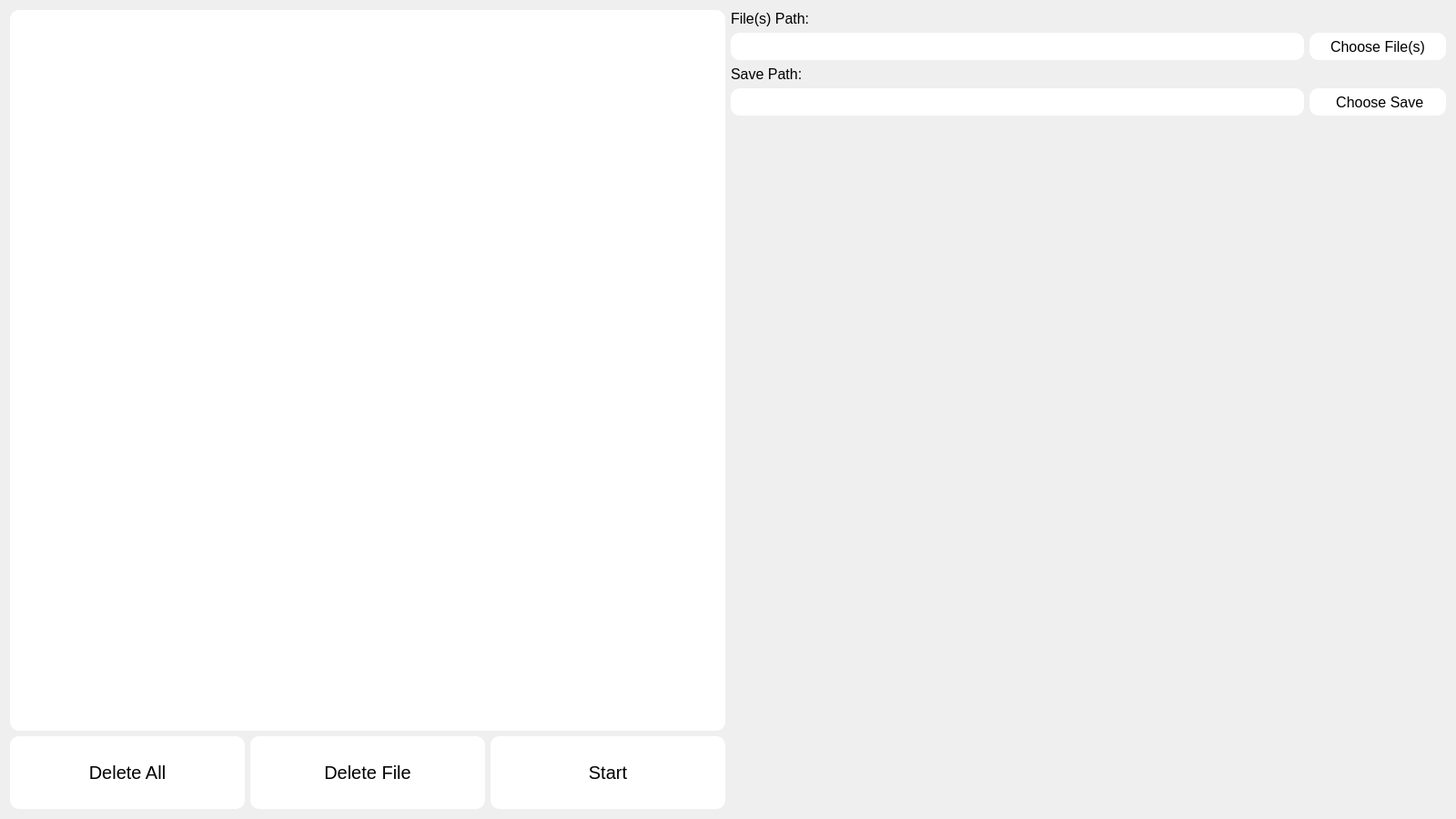
<?xml version="1.0" encoding="UTF-8"?>
<ui version="4.0">
 <class>Dialog</class>
 <widget class="QDialog" name="Dialog">
  <property name="geometry">
   <rect>
    <x>0</x>
    <y>0</y>
    <width>1600</width>
    <height>900</height>
   </rect>
  </property>
  <property name="windowTitle">
   <string>Dialog</string>
  </property>
  <property name="styleSheet">
   <string notr="true"/>
  </property>
  <layout class="QHBoxLayout" name="horizontalLayout">
   <item>
    <layout class="QVBoxLayout" name="verticalLayout_6">
     <item>
      <widget class="QListWidget" name="paths_list">
       <property name="focusPolicy">
        <enum>Qt::StrongFocus</enum>
       </property>
       <property name="styleSheet">
        <string notr="true">QListView {
	border: none;
	outline: none;
	border-radius: 10px;
   	background-color: white;
   	padding: 10px;
    color: #000;
}
QListView::item {
   	border: none;
	border-radius: 10px;
   	padding: 10px;
}
QListView::item:selected {
   	border: none;
   	border-radius: 10px;
   	color: black;
	background-color: #1b961f;
}
QListView::item:hover {
   	border: none;
   	border-radius: 10px;
   	color: black;
	background-color: #1b961f;
}</string>
       </property>
       <property name="frameShape">
        <enum>QFrame::NoFrame</enum>
       </property>
       <property name="lineWidth">
        <number>1</number>
       </property>
       <property name="selectionMode">
        <enum>QAbstractItemView::SingleSelection</enum>
       </property>
       <property name="selectionBehavior">
        <enum>QAbstractItemView::SelectRows</enum>
       </property>
       <property name="selectionRectVisible">
        <bool>false</bool>
       </property>
      </widget>
     </item>
     <item>
      <layout class="QHBoxLayout" name="horizontalLayout_4">
       <property name="sizeConstraint">
        <enum>QLayout::SetDefaultConstraint</enum>
       </property>
       <item>
        <widget class="QPushButton" name="delete_all_button">
         <property name="sizePolicy">
          <sizepolicy hsizetype="Expanding" vsizetype="Ignored">
           <horstretch>0</horstretch>
           <verstretch>0</verstretch>
          </sizepolicy>
         </property>
         <property name="minimumSize">
          <size>
           <width>150</width>
           <height>80</height>
          </size>
         </property>
         <property name="focusPolicy">
          <enum>Qt::NoFocus</enum>
         </property>
         <property name="styleSheet">
          <string notr="true">QPushButton {
    background-color: rgb(255, 255, 255);
    border-width: 0px;
    border-style: solid;
    border-radius: 10px;
    font-size: 20px;
    padding: 0px 10px;
    color: #000;
}

QPushButton:hover {
    border: none;
    border-radius: 10px;
    color: black;
    background-color: #1b961f;
}
</string>
         </property>
         <property name="text">
          <string>Delete All</string>
         </property>
        </widget>
       </item>
       <item>
        <widget class="QPushButton" name="delete_button">
         <property name="sizePolicy">
          <sizepolicy hsizetype="Expanding" vsizetype="Ignored">
           <horstretch>0</horstretch>
           <verstretch>0</verstretch>
          </sizepolicy>
         </property>
         <property name="minimumSize">
          <size>
           <width>150</width>
           <height>80</height>
          </size>
         </property>
         <property name="focusPolicy">
          <enum>Qt::NoFocus</enum>
         </property>
         <property name="styleSheet">
          <string notr="true">QPushButton {
    background-color: rgb(255, 255, 255);
    border-width: 0px;
    border-style: solid;
    border-radius: 10px;
    font-size: 20px;
    padding: 0px 10px;
    color: #000;
}

QPushButton:hover {
    border: none;
    border-radius: 10px;
    color: black;
    background-color: #1b961f;
}
</string>
         </property>
         <property name="text">
          <string>Delete File</string>
         </property>
        </widget>
       </item>
       <item>
        <widget class="QPushButton" name="start_button">
         <property name="sizePolicy">
          <sizepolicy hsizetype="Expanding" vsizetype="Ignored">
           <horstretch>0</horstretch>
           <verstretch>0</verstretch>
          </sizepolicy>
         </property>
         <property name="minimumSize">
          <size>
           <width>150</width>
           <height>0</height>
          </size>
         </property>
         <property name="focusPolicy">
          <enum>Qt::NoFocus</enum>
         </property>
         <property name="styleSheet">
          <string notr="true">QPushButton {
    background-color: rgb(255, 255, 255);
    border-width: 0px;
    border-style: solid;
    border-radius: 10px;
    font-size: 20px;
    padding: 0px 10px;
    color: #000;
}

QPushButton:hover {
    border: none;
    border-radius: 10px;
    color: black;
    background-color:  #1b961f;
}
</string>
         </property>
         <property name="text">
          <string>Start</string>
         </property>
        </widget>
       </item>
      </layout>
     </item>
    </layout>
   </item>
   <item>
    <layout class="QVBoxLayout" name="verticalLayout_5">
     <property name="sizeConstraint">
      <enum>QLayout::SetFixedSize</enum>
     </property>
     <item>
      <layout class="QVBoxLayout" name="verticalLayout_4">
       <property name="sizeConstraint">
        <enum>QLayout::SetFixedSize</enum>
       </property>
       <item>
        <layout class="QVBoxLayout" name="verticalLayout">
         <item>
          <widget class="QLabel" name="label">
           <property name="enabled">
            <bool>true</bool>
           </property>
           <property name="sizePolicy">
            <sizepolicy hsizetype="Fixed" vsizetype="Preferred">
             <horstretch>0</horstretch>
             <verstretch>0</verstretch>
            </sizepolicy>
           </property>
           <property name="maximumSize">
            <size>
             <width>16777215</width>
             <height>16777215</height>
            </size>
           </property>
           <property name="autoFillBackground">
            <bool>false</bool>
           </property>
           <property name="styleSheet">
            <string notr="true">QLabel {
color: black;
font-size: 16px;
}</string>
           </property>
           <property name="text">
            <string>&lt;html&gt;&lt;head/&gt;&lt;body&gt;&lt;p&gt;File(s) Path:&lt;/p&gt;&lt;/body&gt;&lt;/html&gt;</string>
           </property>
          </widget>
         </item>
         <item>
          <layout class="QHBoxLayout" name="horizontalLayout_2">
           <item>
            <widget class="QLineEdit" name="files_line_edit">
             <property name="enabled">
              <bool>true</bool>
             </property>
             <property name="sizePolicy">
              <sizepolicy hsizetype="Expanding" vsizetype="Fixed">
               <horstretch>0</horstretch>
               <verstretch>0</verstretch>
              </sizepolicy>
             </property>
             <property name="minimumSize">
              <size>
               <width>0</width>
               <height>30</height>
              </size>
             </property>
             <property name="maximumSize">
              <size>
               <width>16777215</width>
               <height>30</height>
              </size>
             </property>
             <property name="styleSheet">
              <string notr="true">background-color: #fff;
border-width: 0px;
border-style: solid;
border-radius: 10px;
font-size: 14px;
padding-left: 10px;
color: #000;</string>
             </property>
             <property name="readOnly">
              <bool>true</bool>
             </property>
            </widget>
           </item>
           <item>
            <widget class="QPushButton" name="choose_button_1">
             <property name="sizePolicy">
              <sizepolicy hsizetype="Fixed" vsizetype="Ignored">
               <horstretch>0</horstretch>
               <verstretch>0</verstretch>
              </sizepolicy>
             </property>
             <property name="minimumSize">
              <size>
               <width>150</width>
               <height>0</height>
              </size>
             </property>
             <property name="focusPolicy">
              <enum>Qt::NoFocus</enum>
             </property>
             <property name="styleSheet">
              <string notr="true">QPushButton {
    background-color: rgb(255, 255, 255);
    border-width: 0px;
    border-style: solid;
    border-radius: 10px;
    font-size: 16px;
    padding: 0px 10px;
    color: #000;
}

QPushButton:hover {
    border: none;
    border-radius: 10px;
    color: black;
    background-color: #1b961f;
}
</string>
             </property>
             <property name="text">
              <string> Choose File(s) </string>
             </property>
            </widget>
           </item>
          </layout>
         </item>
        </layout>
       </item>
       <item>
        <layout class="QVBoxLayout" name="verticalLayout_2">
         <item>
          <widget class="QLabel" name="label_3">
           <property name="sizePolicy">
            <sizepolicy hsizetype="Fixed" vsizetype="Preferred">
             <horstretch>0</horstretch>
             <verstretch>0</verstretch>
            </sizepolicy>
           </property>
           <property name="maximumSize">
            <size>
             <width>16777215</width>
             <height>16777215</height>
            </size>
           </property>
           <property name="styleSheet">
            <string notr="true">color: black;
font-size: 16px;</string>
           </property>
           <property name="text">
            <string>&lt;html&gt;&lt;head/&gt;&lt;body&gt;&lt;p&gt;Save Path:&lt;/p&gt;&lt;/body&gt;&lt;/html&gt;</string>
           </property>
          </widget>
         </item>
         <item>
          <layout class="QHBoxLayout" name="horizontalLayout_3">
           <item>
            <widget class="QLineEdit" name="save_line_edit">
             <property name="enabled">
              <bool>true</bool>
             </property>
             <property name="sizePolicy">
              <sizepolicy hsizetype="Expanding" vsizetype="Fixed">
               <horstretch>0</horstretch>
               <verstretch>0</verstretch>
              </sizepolicy>
             </property>
             <property name="minimumSize">
              <size>
               <width>0</width>
               <height>30</height>
              </size>
             </property>
             <property name="maximumSize">
              <size>
               <width>16777215</width>
               <height>30</height>
              </size>
             </property>
             <property name="styleSheet">
              <string notr="true">background-color: #fff;
border-width: 0px;
border-style: solid;
border-radius: 10px;
font-size: 14px;
padding-left: 10px;
color: #000;</string>
             </property>
             <property name="readOnly">
              <bool>true</bool>
             </property>
            </widget>
           </item>
           <item>
            <widget class="QPushButton" name="choose_button_2">
             <property name="sizePolicy">
              <sizepolicy hsizetype="Fixed" vsizetype="Ignored">
               <horstretch>0</horstretch>
               <verstretch>0</verstretch>
              </sizepolicy>
             </property>
             <property name="minimumSize">
              <size>
               <width>150</width>
               <height>0</height>
              </size>
             </property>
             <property name="focusPolicy">
              <enum>Qt::NoFocus</enum>
             </property>
             <property name="styleSheet">
              <string notr="true">QPushButton {
    background-color: rgb(255, 255, 255);
    border-width: 0px;
    border-style: solid;
    border-radius: 10px;
    font-size: 16px;
    padding: 0px 10px;
    color: #000;
}

QPushButton:hover {
    border: none;
    border-radius: 10px;
    color: black;
    background-color: #1b961f;
}
</string>
             </property>
             <property name="text">
              <string> Choose Save</string>
             </property>
            </widget>
           </item>
          </layout>
         </item>
        </layout>
       </item>
      </layout>
     </item>
     <item>
      <widget class="QLabel" name="show_image_canvas">
       <property name="sizePolicy">
        <sizepolicy hsizetype="Expanding" vsizetype="MinimumExpanding">
         <horstretch>0</horstretch>
         <verstretch>0</verstretch>
        </sizepolicy>
       </property>
       <property name="text">
        <string/>
       </property>
       <property name="alignment">
        <set>Qt::AlignCenter</set>
       </property>
       <property name="openExternalLinks">
        <bool>true</bool>
       </property>
      </widget>
     </item>
    </layout>
   </item>
  </layout>
 </widget>
 <resources/>
 <connections/>
</ui>
